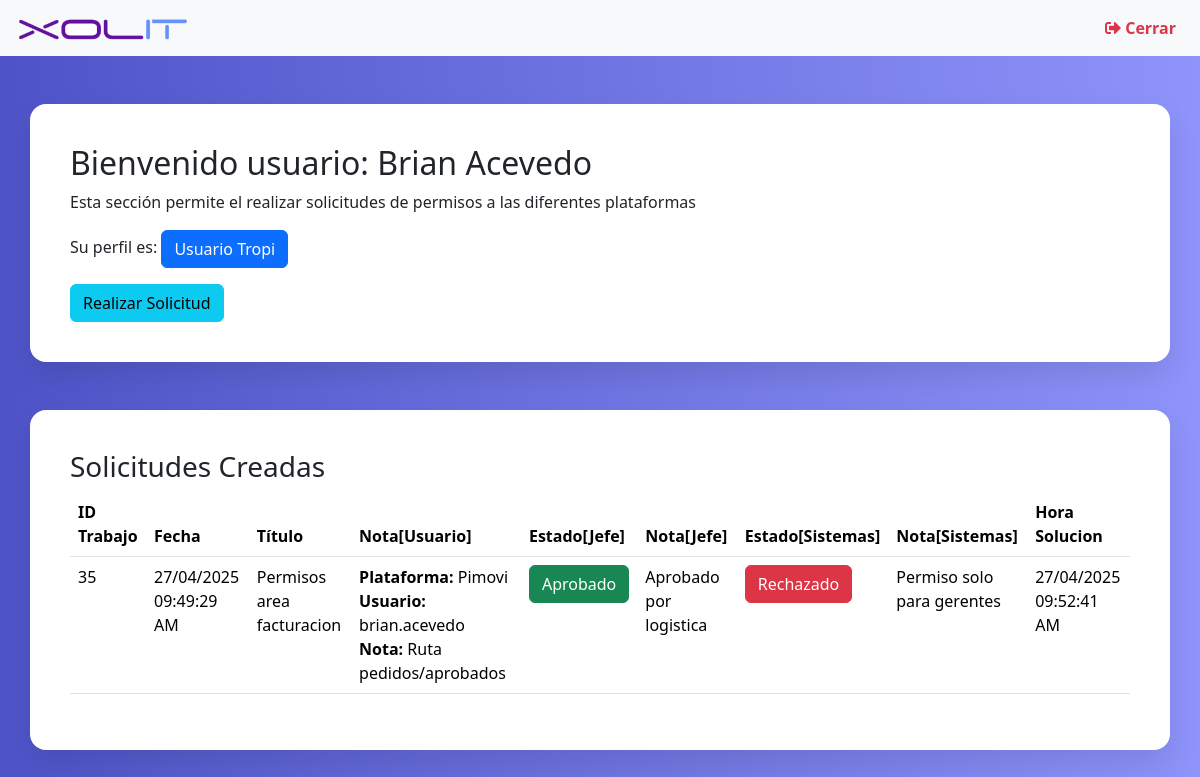
The app's page /trabajocargadoucv2.php (signed in) with its own data.
### tables this page shows
CREATE TABLE `resumen_solicitud` (
  `id_solicitud` int(255) NOT NULL,
  `usuario_id` int(11) NOT NULL,
  `titulo` varchar(255) NOT NULL,
  `fecha` varchar(250) NOT NULL,
  `nota_usuario` varchar(255) NOT NULL,
  `nota_jefe` varchar(255) NOT NULL,
  `estado_jefe` varchar(255) NOT NULL,
  `nota_sistemas` varchar(255) NOT NULL,
  `estado_sistemas` varchar(255) NOT NULL,
  `aprobacion` varchar(250) NOT NULL,
  `asesor` varchar(100) DEFAULT NULL,
  `nombre_usuario` varchar(100) DEFAULT NULL,
  `evaluador` varchar(255) DEFAULT NULL,
  `hora_solucion` varchar(50) DEFAULT NULL
);

### trabajocargadoucv2.php (the view, shortened to what this page needs)
<?php
include('conexion.php');
$usuario_id = $_SESSION['usuario_id'];
try {
    $pdo = new PDO('mysql:host=' . $direccionservidor . '; dbname=' . $baseDatos, $usuarioBD, $contraseniaBD);
    $pdo->setAttribute(PDO::ATTR_ERRMODE, PDO::ERRMODE_EXCEPTION);
    $sql = "
    SELECT
        rs.id_solicitud,
        rs.titulo,
        rs.fecha,
        rs.nota_usuario,
        rs.nota_jefe,
        rs.estado_jefe,
        rs.nota_sistemas,
        rs.estado_sistemas,
        rs.hora_solucion,
        rs.aprobacion
    FROM
        resumen_solicitud rs
    WHERE
        rs.usuario_id = :usuario_id
";
    $stmt = $pdo->prepare($sql);
    $stmt->execute(['usuario_id' => $usuario_id]);
    $trabajos = $stmt->fetchAll(PDO::FETCH_ASSOC);
} catch (PDOException $e) {
    echo "Error: " . $e->getMessage();
}
?>
<!doctype html>
<html lang="en">
<head>
    <link href="https://cdnjs.cloudflare.com/ajax/libs/font-awesome/5.15.4/css/all.min.css" rel="stylesheet">
    <link href="https://cdn.jsdelivr.net/npm/bootstrap@5.3.2/dist/css/bootstrap.min.css" rel="stylesheet" />
</head>
<body>
<main>
<nav class="navbar navbar-expand-lg navbar-light bg-light px-3">
  <a href="https://xolit.com/en/rocking-your-business/" class="navbar-brand">
    <img src="./img/logo-1.png" alt="logo" style="height: 25px;">
  </a>
  <div class="collapse navbar-collapse" id="collapsibleNavId">
    <ul class="navbar-nav ms-auto">
      <li class="nav-item">
        <a class="nav-link active text-danger fw-bold" href="cerrar.php">
          <i class="fas fa-sign-out-alt"></i> Cerrar
        </a>
      </li>
    </ul>
  </div>
</nav>
<div class="container mt-5">
    <div class="card2">
    <h2>Bienvenido usuario: <?= htmlspecialchars($_SESSION['usuario_nombres']); ?></h2>
    <p>Esta sección permite el realizar solicitudes de permisos a las diferentes plataformas</p>
    <p>Su perfil es: <button class="btn btn-primary">Usuario Tropi</button></p>
    <a href="agregartesisucv2.php" class="btn btn-info">Realizar Solicitud</a>
    <br>
    </div>
</div>
<div class="container mt-5 mb-3">
    <h3>Solicitudes Creadas</h3>
    <div class="table-responsive mt-2">
        <table class="table">
            <thead>
                <tr>
                    <th>ID Trabajo</th>
                    <th>Fecha</th>
                    <th>Título</th>
                    <th>Nota[Usuario]</th>
                    <th>Estado[Jefe]</th>
                    <th>Nota[Jefe]</th>
                    <th>Estado[Sistemas]</th>
                    <th>Nota[Sistemas]</th>
                    <th>Hora Solucion</th>
                </tr>
            </thead>
            <tbody>
            <?php if (empty($trabajos)): ?>
    <tr>
        <td colspan="10">No tienes solicitudes creadas.</td>
    </tr>
<?php else: ?>
    <?php foreach ($trabajos as $trabajo): ?>
        <tr>
            <td><?= htmlspecialchars($trabajo['id_solicitud']) ?></td>
            <td><?= htmlspecialchars($trabajo['fecha']) ?></td>
            <td><?= htmlspecialchars($trabajo['titulo']) ?></td>
            <td><?= ($trabajo['nota_usuario']) ?></td>
            <?php
        $estadoJefe = $trabajo['estado_jefe'] ?: 'No asignado';
        switch ($estadoJefe) {
            case 'Aprobado':
                $claseBtnJefe = 'btn-success';
                break;
        }
        $estadoSistemas = $trabajo['estado_sistemas'] ?: 'No asignado';
        switch ($estadoSistemas) {
            case 'Rechazado':
                $claseBtnSistemas = 'btn-danger';
                break;
        }
        ?>
            <td><button class="btn  <?= $claseBtnJefe ?>"><?= htmlspecialchars($trabajo['estado_jefe'] ?: 'No asignado') ?></button></td>
            <td><?= htmlspecialchars($trabajo['nota_jefe'] ?: 'No asignado') ?></td>
            <td><button class="btn <?= $claseBtnSistemas ?>"><?= htmlspecialchars($trabajo['estado_sistemas'] ?: 'No asignado') ?></button></td>
            <td><?= htmlspecialchars($trabajo['nota_sistemas'] ?: 'No asignado') ?></td>
            <td><?= htmlspecialchars($trabajo['hora_solucion']) ?></td>
        </tr>
    <?php endforeach; ?>
<?php endif; ?>
            </tbody>
        </table>
    </div>
</div>
</main>
</body>
</html>

### trabajocargadoucv2.php (style rules this page uses)
body { background: linear-gradient(to right, #4e54c8, #8f94fb); }
.container { background: #fff; border-radius: 16px; box-shadow: 0 15px 30px rgba(0, 0, 0, 0.1); padding: 40px; width: 95%; }

### records on screen
resumen_solicitud: id_solicitud "35", fecha "27/04/2025 09:49:29 AM", titulo "Permisos area facturacion", nota_usuario "Plataforma: Pimovi Usuario: brian.acevedo Nota: Ruta pedidos/aprobados", estado_jefe "Aprobado", nota_jefe "Aprobado por logistica", estado_sistemas "Rechazado", nota_sistemas "Permiso solo para gerentes", hora_solucion "27/04/2025 09:52:41 AM"

### other values on screen
$_SESSION['usuario_nombres'] "Brian Acevedo"
